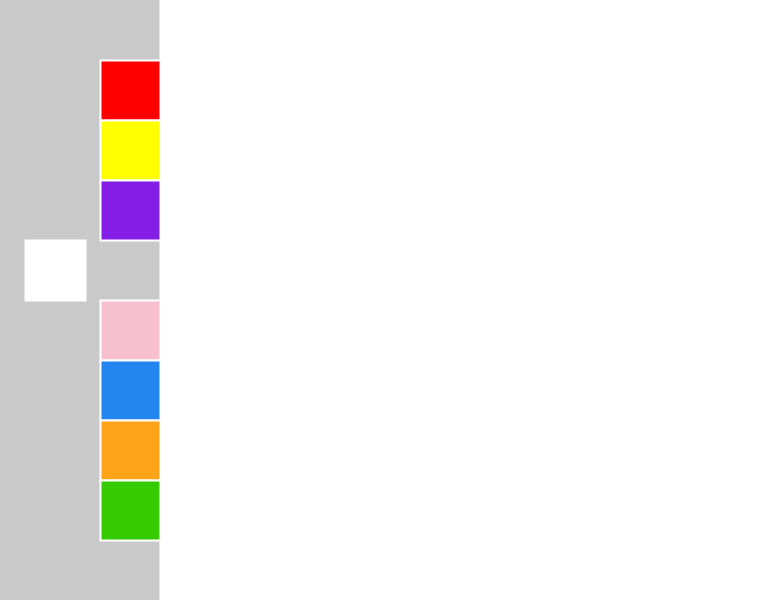
Frame 1 (no input)
Frame 60 (the mouse pressed at the canvas centre just before this capture): identical to frame 1, image omitted
Frame 120 (the mouse held since frame 60 and released just before this capture): identical to frame 1, image omitted

The Processing sketch that drew this single still picture (run headless with seeded random() and noise(); from frame 60 on, the mouse is pressed at the canvas centre):

// Processing sketch: processing_162403
// ── processing_162403.pde

//2014.09.17
/*Create a drawing board with at least 8 buttons. 
 Design an intuitive interface for the users, 
 and before you start think how pleasurable the activity of drawing can be, 
 and what kind of results you expect from the users.*/


int xPos = 100;
int yPos = 60;
int bSize = 60;

void setup() {
  size(760, 600);
  background(201);

  //drawing board
  fill(255);
  stroke(255);
  strokeWeight(2);
  rect(160, 0, 600, 600);

  //buttons 
  fill(255, 0, 0);
  rect(xPos, yPos, bSize, bSize);
  fill(255, 255, 0);
  rect(xPos, yPos+bSize, bSize, bSize);
  fill(132,29,229);
  rect(xPos, yPos+bSize*2, bSize, bSize);
  fill(255);
  rect(25, yPos+bSize*3, bSize, bSize);
   fill(248,192,207);
  rect(xPos, yPos+bSize*4, bSize, bSize);
    fill(35,134,240);
  rect(xPos, yPos+bSize*5, bSize, bSize);
    fill(255,163,24);
  rect(xPos, yPos+bSize*6, bSize, bSize);
   fill(54,203,0);
  rect(xPos, yPos+bSize*7, bSize, bSize);
  
}

void draw() {

  if (mousePressed) {

    //brush 
    if (790 > pmouseX && 790 > mouseX && pmouseX > 210 && mouseX > 210 && 
      590 > pmouseY && 590 > mouseY && pmouseY> 10 && mouseY> 10) {
      line(pmouseX, pmouseY, mouseX, mouseY);
            strokeWeight(10);

    }


    //red, 
    if ( mouseX > xPos && mouseX < xPos+bSize && mouseY > yPos && mouseY <yPos+bSize) {
      stroke(255, 0, 0);
      strokeWeight(10);
    }
    //yellow
    if ( mouseX > xPos && mouseX < xPos+bSize && mouseY > yPos+bSize && mouseY <yPos+bSize+bSize) {
      stroke(255, 255, 0);
      strokeWeight(10);
    }


    //purple -  you can use this as an eraser.
    if ( mouseX > xPos && mouseX < xPos+bSize && mouseY > yPos+bSize+bSize && mouseY < yPos+bSize+bSize+bSize) {
      stroke(132,29,229);
      strokeWeight(10);
      
    }
  //white
    if ( mouseX > xPos && mouseX < xPos+bSize && mouseY > yPos+bSize+bSize+bSize && mouseY <yPos+bSize+bSize+bSize+bSize) {
      stroke(255);
      strokeWeight(20);
    }

  //pink
    if ( mouseX > xPos && mouseX < xPos+bSize && mouseY > yPos+bSize+bSize+bSize+bSize && mouseY <yPos+bSize+bSize+bSize+bSize+bSize) {
      stroke(248,192,207);
      strokeWeight(20);
    }
  //blue
    if ( mouseX > xPos && mouseX < xPos+bSize && mouseY > yPos+bSize+bSize+bSize+bSize+bSize && mouseY <yPos+bSize+bSize+bSize+bSize+bSize+bSize) {
      stroke(35,134,240);
      strokeWeight(20);
    }
  //orange
    if ( mouseX > xPos && mouseX < xPos+bSize && mouseY > yPos+bSize+bSize+bSize+bSize+bSize+bSize && mouseY <yPos+bSize+bSize+bSize+bSize+bSize+bSize+bSize) {
      stroke(255,163,24);
      strokeWeight(20);
    }
    
     //green
    if ( mouseX > xPos && mouseX < xPos+bSize && mouseY > yPos+bSize+bSize+bSize+bSize+bSize+bSize+bSize && mouseY <yPos+bSize+bSize+bSize+bSize+bSize+bSize+bSize+bSize) {
      stroke(54,203,0);
      strokeWeight(20);
    }
    
    

  }
}
